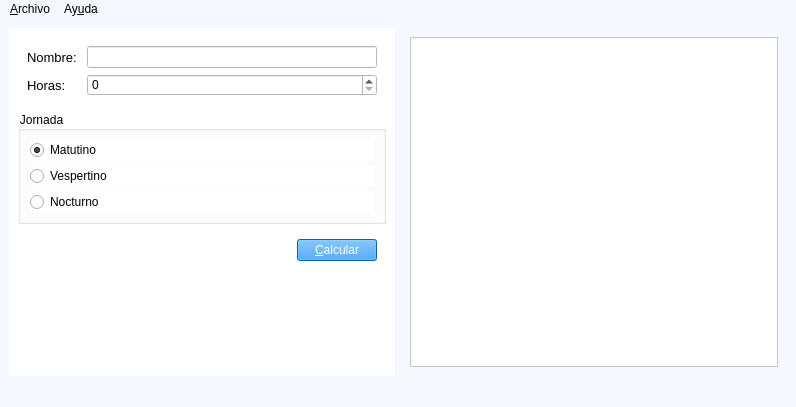
<?xml version="1.0" encoding="UTF-8"?>
<ui version="4.0">
 <class>Principal</class>
 <widget class="QMainWindow" name="Principal">
  <property name="geometry">
   <rect>
    <x>0</x>
    <y>0</y>
    <width>796</width>
    <height>407</height>
   </rect>
  </property>
  <property name="mouseTracking">
   <bool>false</bool>
  </property>
  <property name="contextMenuPolicy">
   <enum>Qt::DefaultContextMenu</enum>
  </property>
  <property name="windowTitle">
   <string>Salarios</string>
  </property>
  <property name="windowIcon">
   <iconset resource="Recursos/Recursos.qrc">
    <normaloff>:/imagenes/salario.png</normaloff>:/imagenes/salario.png</iconset>
  </property>
  <property name="styleSheet">
   <string notr="true">background-color: rgb(245, 248, 255);
selection-background-color: rgb(211, 214, 220);
selection-color: rgb(0, 0, 0);</string>
  </property>
  <widget class="QWidget" name="centralwidget">
   <layout class="QHBoxLayout" name="horizontalLayout_3">
    <item>
     <widget class="QWidget" name="widget_2" native="true">
      <property name="minimumSize">
       <size>
        <width>250</width>
        <height>0</height>
       </size>
      </property>
      <property name="styleSheet">
       <string notr="true">background-color: rgb(255, 255, 255);</string>
      </property>
      <layout class="QVBoxLayout" name="verticalLayout_3">
       <item>
        <widget class="QWidget" name="widget_3" native="true">
         <layout class="QFormLayout" name="formLayout">
          <item row="0" column="0">
           <widget class="QLabel" name="label">
            <property name="font">
             <font>
              <pointsize>10</pointsize>
             </font>
            </property>
            <property name="text">
             <string>Nombre: </string>
            </property>
           </widget>
          </item>
          <item row="0" column="1">
           <widget class="QLineEdit" name="inNombre"/>
          </item>
          <item row="1" column="0">
           <widget class="QLabel" name="label_2">
            <property name="font">
             <font>
              <pointsize>10</pointsize>
             </font>
            </property>
            <property name="text">
             <string>Horas: </string>
            </property>
           </widget>
          </item>
          <item row="1" column="1">
           <widget class="QSpinBox" name="inHoras"/>
          </item>
         </layout>
        </widget>
       </item>
       <item>
        <widget class="QGroupBox" name="groupBox">
         <property name="title">
          <string>Jornada</string>
         </property>
         <layout class="QVBoxLayout" name="verticalLayout_2">
          <item>
           <widget class="QRadioButton" name="inMatutino">
            <property name="text">
             <string>Matutino</string>
            </property>
            <property name="checked">
             <bool>true</bool>
            </property>
           </widget>
          </item>
          <item>
           <widget class="QRadioButton" name="inVespertino">
            <property name="text">
             <string>Vespertino</string>
            </property>
           </widget>
          </item>
          <item>
           <widget class="QRadioButton" name="inNocturno">
            <property name="text">
             <string>Nocturno</string>
            </property>
           </widget>
          </item>
         </layout>
        </widget>
       </item>
       <item>
        <widget class="QWidget" name="widget_4" native="true">
         <layout class="QHBoxLayout" name="horizontalLayout">
          <item>
           <spacer name="horizontalSpacer">
            <property name="orientation">
             <enum>Qt::Horizontal</enum>
            </property>
            <property name="sizeHint" stdset="0">
             <size>
              <width>263</width>
              <height>20</height>
             </size>
            </property>
           </spacer>
          </item>
          <item>
           <widget class="QPushButton" name="cmdCalcular">
            <property name="styleSheet">
             <string notr="true">background-color: rgb(6, 135, 255);
color: rgb(255, 255, 255);</string>
            </property>
            <property name="text">
             <string>&amp;Calcular</string>
            </property>
           </widget>
          </item>
         </layout>
        </widget>
       </item>
       <item>
        <spacer name="verticalSpacer">
         <property name="orientation">
          <enum>Qt::Vertical</enum>
         </property>
         <property name="sizeHint" stdset="0">
          <size>
           <width>20</width>
           <height>281</height>
          </size>
         </property>
        </spacer>
       </item>
      </layout>
     </widget>
    </item>
    <item>
     <widget class="QWidget" name="widget" native="true">
      <property name="minimumSize">
       <size>
        <width>250</width>
        <height>0</height>
       </size>
      </property>
      <layout class="QVBoxLayout" name="verticalLayout">
       <item>
        <widget class="QTextEdit" name="outDatos">
         <property name="styleSheet">
          <string notr="true">background-color: rgb(255, 255, 255);</string>
         </property>
         <property name="readOnly">
          <bool>true</bool>
         </property>
        </widget>
       </item>
      </layout>
     </widget>
    </item>
   </layout>
  </widget>
  <widget class="QMenuBar" name="menubar">
   <property name="geometry">
    <rect>
     <x>0</x>
     <y>0</y>
     <width>796</width>
     <height>20</height>
    </rect>
   </property>
   <widget class="QMenu" name="menu_archivo">
    <property name="title">
     <string>&amp;Archivo</string>
    </property>
    <addaction name="action_Nuevo"/>
    <addaction name="actionA_brir"/>
    <addaction name="action_Guardar"/>
    <addaction name="action_Calcular"/>
    <addaction name="action_Salir"/>
   </widget>
   <widget class="QMenu" name="menuAy_uda">
    <property name="title">
     <string>Ay&amp;uda</string>
    </property>
    <addaction name="action_AcercaDe"/>
   </widget>
   <addaction name="menu_archivo"/>
   <addaction name="menuAy_uda"/>
  </widget>
  <widget class="QStatusBar" name="statusbar"/>
  <action name="action_AcercaDe">
   <property name="icon">
    <iconset resource="Recursos/Recursos.qrc">
     <normaloff>:/imagenes/informacion.png</normaloff>:/imagenes/informacion.png</iconset>
   </property>
   <property name="text">
    <string>Ac&amp;erca de</string>
   </property>
  </action>
  <action name="action_Nuevo">
   <property name="icon">
    <iconset resource="Recursos/Recursos.qrc">
     <normaloff>:/imagenes/hoja-en-blanco.png</normaloff>:/imagenes/hoja-en-blanco.png</iconset>
   </property>
   <property name="text">
    <string>&amp;Nuevo</string>
   </property>
   <property name="shortcut">
    <string>Ctrl+N</string>
   </property>
  </action>
  <action name="actionA_brir">
   <property name="icon">
    <iconset resource="Recursos/Recursos.qrc">
     <normaloff>:/imagenes/carpeta.png</normaloff>:/imagenes/carpeta.png</iconset>
   </property>
   <property name="text">
    <string>A&amp;brir</string>
   </property>
   <property name="shortcut">
    <string>Ctrl+O</string>
   </property>
  </action>
  <action name="action_Guardar">
   <property name="icon">
    <iconset resource="Recursos/Recursos.qrc">
     <normaloff>:/imagenes/disquete.png</normaloff>:/imagenes/disquete.png</iconset>
   </property>
   <property name="text">
    <string>&amp;Guardar</string>
   </property>
   <property name="shortcut">
    <string>Ctrl+S</string>
   </property>
  </action>
  <action name="action_Calcular">
   <property name="icon">
    <iconset resource="Recursos/Recursos.qrc">
     <normaloff>:/imagenes/calculadora.png</normaloff>:/imagenes/calculadora.png</iconset>
   </property>
   <property name="text">
    <string>&amp;Calcular</string>
   </property>
   <property name="shortcut">
    <string>F1</string>
   </property>
  </action>
  <action name="action_Salir">
   <property name="icon">
    <iconset resource="Recursos/Recursos.qrc">
     <normaloff>:/imagenes/boton-x.png</normaloff>:/imagenes/boton-x.png</iconset>
   </property>
   <property name="text">
    <string>&amp;Salir</string>
   </property>
   <property name="shortcut">
    <string>Ctrl+Q</string>
   </property>
  </action>
 </widget>
 <tabstops>
  <tabstop>inNombre</tabstop>
  <tabstop>inHoras</tabstop>
  <tabstop>inMatutino</tabstop>
  <tabstop>inVespertino</tabstop>
  <tabstop>inNocturno</tabstop>
  <tabstop>cmdCalcular</tabstop>
  <tabstop>outDatos</tabstop>
 </tabstops>
 <resources>
  <include location="Recursos/Recursos.qrc"/>
 </resources>
 <connections/>
</ui>
